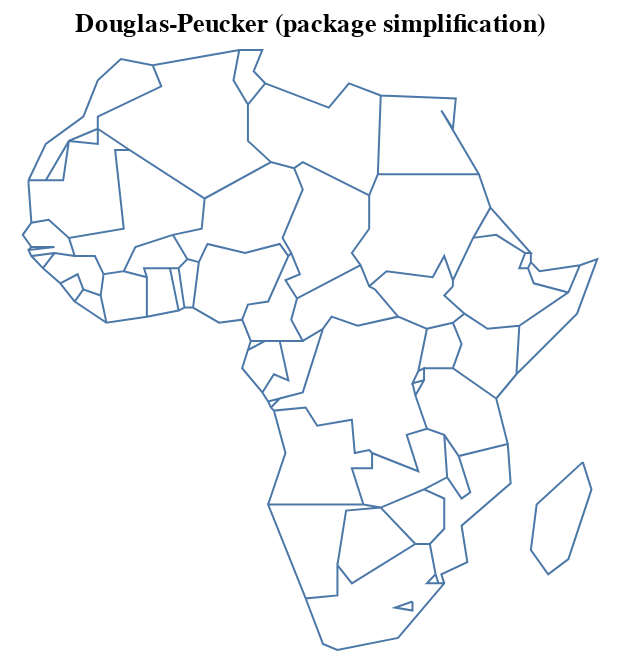

The code cell stored with this chart in its notebook:
### Code cell
topo.toposimplify(
    epsilon=1,
    simplify_algorithm='dp', 
    simplify_with='shapely', 
    prevent_oversimplify=False
).to_alt().properties(title='Douglas-Peucker (package simplification)')

### Figure 1 — Vega-Lite specification as saved in the notebook (floating-point values rounded to 4 significant figures; data arrays with more than 128 entries replaced by an {"elided": "..."} marker saying what was removed)
{"config": {"view": {"continuousWidth": 400, "continuousHeight": 300}}, "data": {"name": "data-e85367396b3c50716c8f88d85adc7859", "format": {"mesh": "data", "type": "topojson"}}, "mark": {"type": "geoshape", "filled": false}, "projection": {"reflectY": true, "type": "identity"}, "title": "Douglas-Peucker (package simplification)", "width": 300, "$schema": "https://vega.github.io/schema/vega-lite/v4.8.1.json", "datasets": {"data-e85367396b3c50716c8f88d85adc7859": {"type": "Topology", "objects": {"data": {"geometries": [{"id": "1", "type": "Polygon", "properties": {"continent": "Africa", "gdp_md_est": 150600.0, "iso_a3": "TZA", "name": "Tanzania", "pop_est": 53950935}, "bbox": [29.34, -11.72, 40.32, -0.95], "arcs": [[-5, 0, -85, -83, -78, -2, -102, -142, -139]]}, {"id": "2", "type": "Polygon", "properties": {"continent": "Africa", "gdp_md_est": 906.5, "iso_a3": "ESH", "name": "W. Sahara", "pop_est": 603253}, "bbox": [-17.06, 21.0, -8.665, 27.66], "arcs": [[-23, -22, -21, 20, -117, -116]]}, {"id": "11", "type": "Polygon", "properties": {"continent": "Africa", "gdp_md_est": 66010.0, "iso_a3": "COD", "name": "Dem. Rep. Congo", "pop_est": 83301151}, "bbox": [12.18, -13.26, 31.17, 5.256], "arcs": [[1, -82, -81, -97, 2, -94, -68, -64, -146, -140, -144, -103]]}, {"id": "12", "type": "Polygon", "properties": {"continent": "Africa", "gdp_md_est": 4719.0, "iso_a3": "SOM", "name": "Somalia", "pop_est": 7531386}, "bbox": [40.98, -1.683, 51.13, 12.02], "arcs": [[-6, -128, -135, 3]]}, {"id": "13", "type": "Polygon", "properties": {"continent": "Africa", "gdp_md_est": 152700.0, "iso_a3": "KEN", "name": "Kenya", "pop_est": 47615739}, "bbox": [33.89, -4.677, 41.86, 5.506], "arcs": [[4, -141, -152, -129, 5, 6]]}, {"id": "14", "type": "Polygon", "properties": {"continent": "Africa", "gdp_md_est": 176300.0, "iso_a3": "SDN", "name": "Sudan", "pop_est": 37345935}, "bbox": [21.94, 8.229, 38.41, 22.0], "arcs": [[147, -67, -9, -121, -119, 7, -113, -130, 149, -150, -149, -148]]}, {"id": "15", "type": "Polygon", "properties": {"continent": "Africa", "gdp_md_est": 30590.0, "iso_a3": "TCD", "name": "Chad", "pop_est": 12075985}, "bbox": [13.54, 7.422, 23.89, 23.41], "arcs": [[8, -66, -34, -28, -122]]}, {"id": "25", "type": "Polygon", "properties": {"continent": "Africa", "gdp_md_est": 739100.0, "iso_a3": "ZAF", "name": "South Africa", "pop_est": 54841552}, "bbox": [16.34, -34.82, 32.83, -22.09], "arcs": [[-15, -13, -12, -88, -92, -87, 9], [10]]}, {"id": "26", "type": "Polygon", "properties": {"continent": "Africa", "gdp_md_est": 6019.0, "iso_a3": "LSO", "name": "Lesotho", "pop_est": 1958042}, "bbox": [27.0, -30.65, 29.33, -28.65], "arcs": [[10]]}, {"id": "48", "type": "Polygon", "properties": {"continent": "Africa", "gdp_md_est": 28330.0, "iso_a3": "ZWE", "name": "Zimbabwe", "pop_est": 13805084}, "bbox": [25.26, -22.27, 32.85, -15.51], "arcs": [[11, -14, -79, -89]]}, {"id": "49", "type": "Polygon", "properties": {"continent": "Africa", "gdp_md_est": 35900.0, "iso_a3": "BWA", "name": "Botswana", "pop_est": 2214858}, "bbox": [19.9, -26.83, 29.43, -17.66], "arcs": [[12, -17, 13]]}, {"id": "50", "type": "Polygon", "properties": {"continent": "Africa", "gdp_md_est": 25990.0, "iso_a3": "NAM", "name": "Namibia", "pop_est": 2484780}, "bbox": [11.73, -29.05, 25.08, -16.94], "arcs": [[14, 15, -100, -80, 16]]}, {"id": "51", "type": "Polygon", "properties": {"continent": "Africa", "gdp_md_est": 39720.0, "iso_a3": "SEN", "name": "Senegal", "pop_est": 14668522}, "bbox": [-17.63, 12.33, -11.47, 16.6], "arcs": [[17, -25, -20, -45, -49, 18, -105]]}, {"id": "52", "type": "Polygon", "properties": {"continent": "Africa", "gdp_md_est": 38090.0, "iso_a3": "MLI", "name": "Mali", "pop_est": 17885245}, "bbox": [-12.17, 10.1, 4.27, 24.97], "arcs": [[19, -24, -111, -30, -58, -42, -46]]}, {"id": "53", "type": "Polygon", "properties": {"continent": "Africa", "gdp_md_est": 16710.0, "iso_a3": "MRT", "name": "Mauritania", "pop_est": 3758571}, "bbox": [-17.06, 14.62, -4.923, 27.4], "arcs": [[20, 21, 22, -112, 23, 24, 25]]}, {"id": "54", "type": "Polygon", "properties": {"continent": "Africa", "gdp_md_est": 24310.0, "iso_a3": "BEN", "name": "Benin", "pop_est": 11038805}, "bbox": [0.7723, 6.142, 3.797, 12.24], "arcs": [[26, -38, -60, -29, -31]]}, {"id": "55", "type": "Polygon", "properties": {"continent": "Africa", "gdp_md_est": 20150.0, "iso_a3": "NER", "name": "Niger", "pop_est": 19245344}, "bbox": [0.2956, 11.66, 15.9, 23.47], "arcs": [[27, -37, -32, 28, -59, 29, -110, -123]]}, {"id": "56", "type": "Polygon", "properties": {"continent": "Africa", "gdp_md_est": 1089000.0, "iso_a3": "NGA", "name": "Nigeria", "pop_est": 190632261}, "bbox": [2.692, 4.241, 14.58, 13.87], "arcs": [[30, 31, -36, 32]]}, {"id": "57", "type": "Polygon", "properties": {"continent": "Africa", "gdp_md_est": 77240.0, "iso_a3": "CMR", "name": "Cameroon", "pop_est": 24994885}, "bbox": [8.489, 1.728, 16.01, 12.86], "arcs": [[33, -65, -70, -72, -75, 34, 35, 36]]}, {"id": "58", "type": "Polygon", "properties": {"continent": "Africa", "gdp_md_est": 11610.0, "iso_a3": "TGO", "name": "Togo", "pop_est": 7965055}, "bbox": [-0.04978, 5.929, 1.865, 11.02], "arcs": [[37, 38, -40, -61]]}, {"id": "59", "type": "Polygon", "properties": {"continent": "Africa", "gdp_md_est": 120800.0, "iso_a3": "GHA", "name": "Ghana", "pop_est": 27499924}, "bbox": [-3.244, 4.71, 1.06, 11.1], "arcs": [[39, 40, -43, -62]]}, {"id": "60", "type": "Polygon", "properties": {"continent": "Africa", "gdp_md_est": 87120.0, "iso_a3": "CIV", "name": "Côte d'Ivoire", "pop_est": 24184810}, "bbox": [-8.603, 4.338, -2.562, 10.52], "arcs": [[41, -63, 42, 43, -52, -47]]}, {"id": "61", "type": "Polygon", "properties": {"continent": "Africa", "gdp_md_est": 16080.0, "iso_a3": "GIN", "name": "Guinea", "pop_est": 12413867}, "bbox": [-15.13, 7.309, -7.832, 12.59], "arcs": [[44, 45, 46, -54, -55, 47, -50]]}, {"id": "62", "type": "Polygon", "properties": {"continent": "Africa", "gdp_md_est": 2851.0, "iso_a3": "GNB", "name": "Guinea-Bissau", "pop_est": 1792338}, "bbox": [-16.68, 11.04, -13.7, 12.63], "arcs": [[48, 49, 50]]}, {"id": "63", "type": "Polygon", "properties": {"continent": "Africa", "gdp_md_est": 3881.0, "iso_a3": "LBR", "name": "Liberia", "pop_est": 4689021}, "bbox": [-11.44, 4.356, -7.54, 8.541], "arcs": [[51, 52, -56, 53]]}, {"id": "64", "type": "Polygon", "properties": {"continent": "Africa", "gdp_md_est": 10640.0, "iso_a3": "SLE", "name": "Sierra Leone", "pop_est": 6163195}, "bbox": [-13.25, 6.786, -10.23, 10.05], "arcs": [[54, 55, 56]]}, {"id": "65", "type": "Polygon", "properties": {"continent": "Africa", "gdp_md_est": 32990.0, "iso_a3": "BFA", "name": "Burkina Faso", "pop_est": 20107509}, "bbox": [-5.471, 9.611, 2.177, 15.12], "arcs": [[57, 58, 59, 60, 61, 62]]}, {"id": "66", "type": "Polygon", "properties": {"continent": "Africa", "gdp_md_est": 3206.0, "iso_a3": "CAF", "name": "Central African Rep.", "pop_est": 5625118}, "bbox": [14.46, 2.268, 27.37, 11.14], "arcs": [[63, -71, 64, 65, 66, -148, -147]]}, {"id": "67", "type": "Polygon", "properties": {"continent": "Africa", "gdp_md_est": 30270.0, "iso_a3": "COG", "name": "Congo", "pop_est": 4954674}, "bbox": [11.09, -5.038, 18.45, 3.728], "arcs": [[67, -96, 68, -73, 69, 70]]}, {"id": "68", "type": "Polygon", "properties": {"continent": "Africa", "gdp_md_est": 35980.0, "iso_a3": "GAB", "name": "Gabon", "pop_est": 1772255}, "bbox": [8.798, -3.979, 14.43, 2.327], "arcs": [[71, 72, 73, -76]]}, {"id": "69", "type": "Polygon", "properties": {"continent": "Africa", "gdp_md_est": 31770.0, "iso_a3": "GNQ", "name": "Eq. Guinea", "pop_est": 778358}, "bbox": [9.306, 1.01, 11.29, 2.284], "arcs": [[74, 75, 76]]}, {"id": "70", "type": "Polygon", "properties": {"continent": "Africa", "gdp_md_est": 65170.0, "iso_a3": "ZMB", "name": "Zambia", "pop_est": 15972000}, "bbox": [21.89, -17.96, 33.49, -8.238], "arcs": [[77, -84, -90, 78, 79, -99, -98, 80, 81]]}, {"id": "71", "type": "Polygon", "properties": {"continent": "Africa", "gdp_md_est": 21200.0, "iso_a3": "MWI", "name": "Malawi", "pop_est": 19196246}, "bbox": [32.69, -16.8, 35.77, -9.231], "arcs": [[82, -91, 83]]}, {"id": "72", "type": "Polygon", "properties": {"continent": "Africa", "gdp_md_est": 35010.0, "iso_a3": "MOZ", "name": "Mozambique", "pop_est": 26573706}, "bbox": [30.18, -26.74, 40.78, -10.32], "arcs": [[84, 85, 86, -93, 87, 88, 89, 90]]}, {"id": "73", "type": "Polygon", "properties": {"continent": "Africa", "gdp_md_est": 11060.0, "iso_a3": "SWZ", "name": "eSwatini", "pop_est": 1467152}, "bbox": [30.68, -27.29, 32.07, -25.66], "arcs": [[91, 92]]}, {"id": "74", "type": "MultiPolygon", "properties": {"continent": "Africa", "gdp_md_est": 189000.0, "iso_a3": "AGO", "name": "Angola", "pop_est": 29310273}, "bbox": [11.64, -17.93, 24.08, -4.438], "arcs": [[[93, 94, 95]], [[96, 97, 98, 99, 100]]]}, {"id": "75", "type": "Polygon", "properties": {"continent": "Africa", "gdp_md_est": 7892.0, "iso_a3": "BDI", "name": "Burundi", "pop_est": 11466756}, "bbox": [29.02, -4.5, 30.75, -2.348], "arcs": [[101, 102, -143]]}, {"id": "78", "type": "Polygon", "properties": {"continent": "Africa", "gdp_md_est": 36860.0, "iso_a3": "MDG", "name": "Madagascar", "pop_est": 25054161}, "bbox": [43.25, -25.6, 50.48, -12.04], "arcs": [[103]]}, {"id": "80", "type": "Polygon", "properties": {"continent": "Africa", "gdp_md_est": 3387.0, "iso_a3": "GMB", "name": "Gambia", "pop_est": 2051363}, "bbox": [-16.84, 13.13, -13.84, 13.88], "arcs": [[104, 105]]}, {"id": "81", "type": "Polygon", "properties": {"continent": "Africa", "gdp_md_est": 130800.0, "iso_a3": "TUN", "name": "Tunisia", "pop_est": 11403800}, "bbox": [7.524, 30.31, 11.49, 37.35], "arcs": [[-109, 106, -125]]}, {"id": "82", "type": "Polygon", "properties": {"continent": "Africa", "gdp_md_est": 609400.0, "iso_a3": "DZA", "name": "Algeria", "pop_est": 40969443}, "bbox": [-8.684, 19.06, 12.0, 37.12], "arcs": [[-115, 107, 108, -124, 109, 110, 111]]}, {"id": "154", "type": "Polygon", "properties": {"continent": "Africa", "gdp_md_est": 9169.0, "iso_a3": "ERI", "name": "Eritrea", "pop_est": 5918919}, "bbox": [36.32, 12.46, 43.08, 18.0], "arcs": [[112, 113, -132, -131]]}, {"id": "162", "type": "Polygon", "properties": {"continent": "Africa", "gdp_md_est": 282800.0, "iso_a3": "MAR", "name": "Morocco", "pop_est": 33986655}, "bbox": [-17.02, 21.42, -1.125, 35.76], "arcs": [[114, 115, 116, 117]]}, {"id": "163", "type": "Polygon", "properties": {"continent": "Africa", "gdp_md_est": 1105000.0, "iso_a3": "EGY", "name": "Egypt", "pop_est": 97041072}, "bbox": [24.7, 22.0, 36.87, 31.59], "arcs": [[118, -127, 119]]}, {"id": "164", "type": "Polygon", "properties": {"continent": "Africa", "gdp_md_est": 90890.0, "iso_a3": "LBY", "name": "Libya", "pop_est": 6653210}, "bbox": [9.319, 19.58, 25.16, 33.14], "arcs": [[120, 121, 122, 123, 124, 125, 126]]}, {"id": "165", "type": "Polygon", "properties": {"continent": "Africa", "gdp_md_est": 174700.0, "iso_a3": "ETH", "name": "Ethiopia", "pop_est": 105350020}, "bbox": [32.95, 3.422, 47.79, 14.96], "arcs": [[127, 128, -151, -150, 129, 130, -134, -136]]}, {"id": "166", "type": "Polygon", "properties": {"continent": "Africa", "gdp_md_est": 3345.0, "iso_a3": "DJI", "name": "Djibouti", "pop_est": 865267}, "bbox": [41.66, 10.93, 43.32, 12.7], "arcs": [[131, 132, -137, 133]]}, {"id": "167", "type": "Polygon", "properties": {"continent": "Africa", "gdp_md_est": 12250.0, "iso_a3": "-99", "name": "Somaliland", "pop_est": 3500000}, "bbox": [42.56, 7.997, 48.95, 11.46], "arcs": [[134, 135, 136, 137]]}, {"id": "168", "type": "Polygon", "properties": {"continent": "Africa", "gdp_md_est": 84930.0, "iso_a3": "UGA", "name": "Uganda", "pop_est": 39570125}, "bbox": [29.58, -1.443, 35.04, 4.25], "arcs": [[138, -145, 139, -153, 140]]}, {"id": "169", "type": "Polygon", "properties": {"continent": "Africa", "gdp_md_est": 21970.0, "iso_a3": "RWA", "name": "Rwanda", "pop_est": 11901484}, "bbox": [29.02, -2.918, 30.82, -1.135], "arcs": [[141, 142, 143, 144]]}, {"id": "176", "type": "Polygon", "properties": {"continent": "Africa", "gdp_md_est": 20880.0, "iso_a3": "SSD", "name": "S. Sudan", "pop_est": 13026129}, "bbox": [23.89, 3.509, 35.3, 12.25], "arcs": [[145, 146, 147, 148, 149, 150, 151, 152]]}], "type": "GeometryCollection"}}, "bbox": [-17.63, -34.82, 51.13, 37.35], "transform": {"scale": [0.3455, 0.3627], "translate": [-17.63, -34.82]}, "arcs": {"elided": "153 rows, 794 int values in total"}}}}
